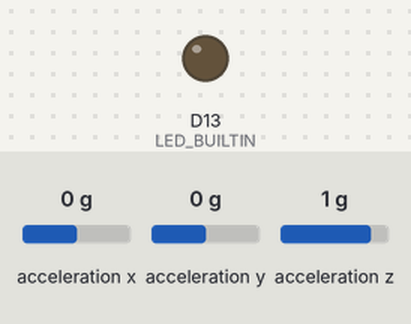
Simulated run of this sketch. Board: Arduino Nano 33 BLE. On the bench: output pins drawn as LEDs (lit = HIGH). The inputs (shaded band) are chosen by the test bench; at power-on: acceleration x 0 g, acceleration y 0 g, acceleration z 1 g. Nothing arrives over Bluetooth unless stated; a phone connects over Bluetooth LE 3 s after start; what the sketch prints to the serial monitor is not drawn.

Above: at 0.1 s.
At 3.8 s:
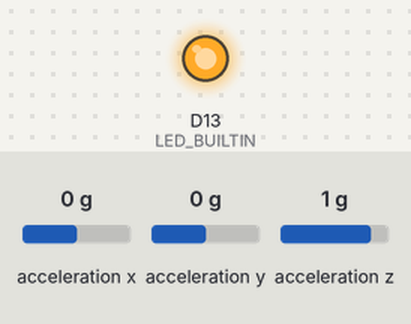
3.9 s: acceleration x set to -1.4 g
Timing chart, 0 to 6.9 s (numbered marks = the images above; inputs shaded):
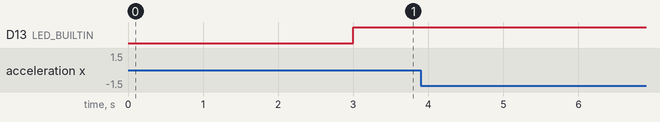

The sketch:

nano_ble_accelerometer.ino
```cpp
#include <ArduinoBLE.h>
#include <Arduino_LSM9DS1.h>

BLEService accelerometerService("19b10000-e8f2-537e-4f6c-d104768a1214");

BLEStringCharacteristic firstCharacteristic("19b10010-e8f2-537e-4f6c-d104768a1214",
    BLERead | BLENotify, 50);

void setup() {
  Serial.begin(9600);

  pinMode(LED_BUILTIN, OUTPUT);

  if (!BLE.begin()) {
    Serial.println("Starting BLE failed!");

    while (1);
  }
  if (!IMU.begin()) {
    Serial.println("Failed to initialize IMU!");
    while (1);
  }
  Serial.print("Accelerometer sample rate = ");
  Serial.print(IMU.accelerationSampleRate());
  Serial.println(" Hz");
  Serial.println();
  BLE.setLocalName("Accelerometer");
  BLE.setAdvertisedService(accelerometerService);
  accelerometerService.addCharacteristic(firstCharacteristic);
  BLE.addService(accelerometerService);
  BLE.advertise();
  Serial.println("Bluetooth device active, waiting for connections...");
}

void loop() {
  BLEDevice central = BLE.central();
  if (central) {
    Serial.print("Connected to central: ");
    Serial.println(central.address());
    digitalWrite(LED_BUILTIN, HIGH);

    while (central.connected()) {
        updateAcceleration();
    }
    digitalWrite(LED_BUILTIN, LOW);
    Serial.print("Disconnected from central: ");
    Serial.println(central.address());
  }
}

void updateAcceleration() {
  float x, y, z;

  if (IMU.accelerationAvailable()) {
    IMU.readAcceleration(x, y, z);
    String accelerometerData = String(x)+"|"+String(y)+"|"+String(z);
    Serial.println(accelerometerData);
    firstCharacteristic.writeValue(accelerometerData);
  }
}
```
